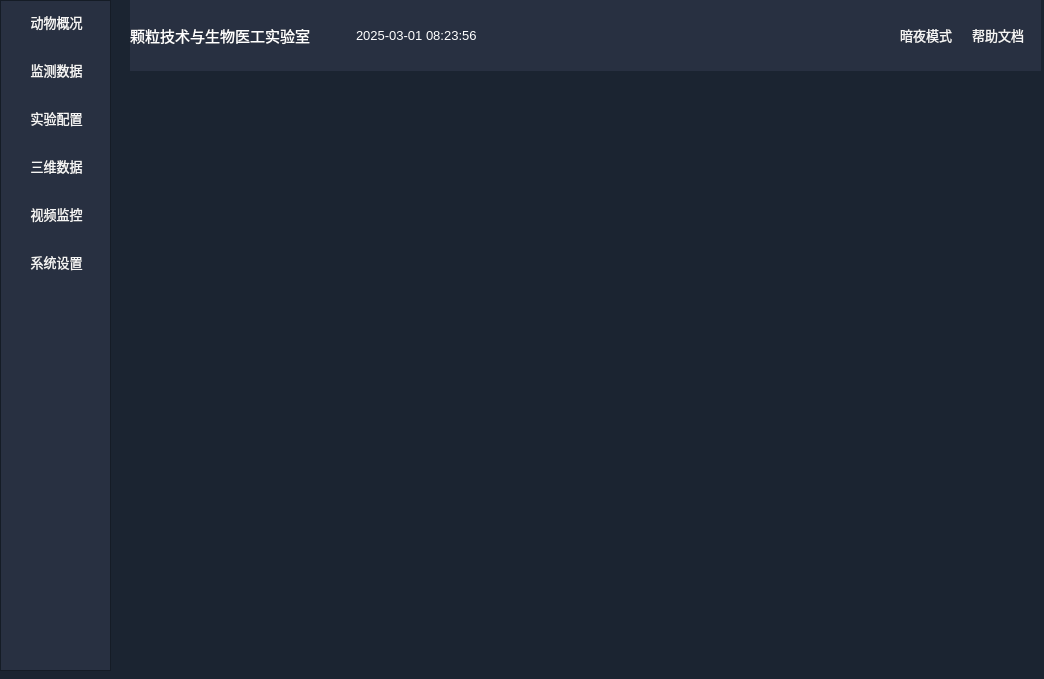
<?xml version="1.0" encoding="UTF-8"?>
<ui version="4.0">
 <class>mainWindow</class>
 <widget class="QWidget" name="mainWindow">
  <property name="enabled">
   <bool>true</bool>
  </property>
  <property name="geometry">
   <rect>
    <x>0</x>
    <y>0</y>
    <width>1044</width>
    <height>679</height>
   </rect>
  </property>
  <property name="font">
   <font>
    <pointsize>8</pointsize>
   </font>
  </property>
  <property name="windowTitle">
   <string>颗粒计数与生物医工实验室上位机</string>
  </property>
  <property name="styleSheet">
   <string notr="true">QWidget{
background:rgb(27,36,49)
}
QVBoxLayout{
border:none;
}
QGraphicsView{
border:1px solid white;
}</string>
  </property>
  <widget class="QWidget" name="verticalLayoutWidget">
   <property name="geometry">
    <rect>
     <x>0</x>
     <y>0</y>
     <width>111</width>
     <height>671</height>
    </rect>
   </property>
   <layout class="QVBoxLayout" name="left_layout">
    <item>
     <widget class="QScrollArea" name="left_layout_scroll">
      <property name="styleSheet">
       <string notr="true">
QPushButton{
	color:rgb(245, 245, 245);
	padding:11px;
	background:rgb(40, 48,65);
border：none;
font-size:13px;
}</string>
      </property>
      <property name="horizontalScrollBarPolicy">
       <enum>Qt::ScrollBarAlwaysOff</enum>
      </property>
      <property name="widgetResizable">
       <bool>true</bool>
      </property>
      <widget class="QWidget" name="left_layout_scroll_widget">
       <property name="geometry">
        <rect>
         <x>0</x>
         <y>0</y>
         <width>107</width>
         <height>667</height>
        </rect>
       </property>
       <property name="styleSheet">
        <string notr="true">background:rgb(40, 48,65);
border:none;</string>
       </property>
       <widget class="QWidget" name="verticalLayoutWidget_5">
        <property name="geometry">
         <rect>
          <x>0</x>
          <y>0</y>
          <width>111</width>
          <height>671</height>
         </rect>
        </property>
        <layout class="QVBoxLayout" name="left_layout_scroll_widget_layout">
         <property name="spacing">
          <number>6</number>
         </property>
         <property name="sizeConstraint">
          <enum>QLayout::SetMinAndMaxSize</enum>
         </property>
         <item>
          <widget class="QPushButton" name="btn1">
           <property name="sizePolicy">
            <sizepolicy hsizetype="Minimum" vsizetype="Maximum">
             <horstretch>20</horstretch>
             <verstretch>21</verstretch>
            </sizepolicy>
           </property>
           <property name="font">
            <font>
             <pointsize>-1</pointsize>
             <bold>false</bold>
            </font>
           </property>
           <property name="styleSheet">
            <string notr="true"/>
           </property>
           <property name="text">
            <string>动物概况</string>
           </property>
           <property name="icon">
            <iconset resource="resource/mainPage.qrc">
             <normaloff>:/icon/generate_white.svg</normaloff>:/icon/generate_white.svg</iconset>
           </property>
           <property name="iconSize">
            <size>
             <width>20</width>
             <height>20</height>
            </size>
           </property>
           <property name="autoDefault">
            <bool>false</bool>
           </property>
           <property name="default">
            <bool>false</bool>
           </property>
           <property name="flat">
            <bool>true</bool>
           </property>
          </widget>
         </item>
         <item>
          <widget class="QPushButton" name="btn2">
           <property name="sizePolicy">
            <sizepolicy hsizetype="Minimum" vsizetype="Maximum">
             <horstretch>20</horstretch>
             <verstretch>21</verstretch>
            </sizepolicy>
           </property>
           <property name="font">
            <font>
             <pointsize>-1</pointsize>
             <bold>false</bold>
            </font>
           </property>
           <property name="styleSheet">
            <string notr="true"/>
           </property>
           <property name="text">
            <string>监测数据</string>
           </property>
           <property name="icon">
            <iconset resource="resource/mainPage.qrc">
             <normaloff>:/icon/market_analysis_white.svg</normaloff>:/icon/market_analysis_white.svg</iconset>
           </property>
           <property name="iconSize">
            <size>
             <width>20</width>
             <height>20</height>
            </size>
           </property>
           <property name="autoDefault">
            <bool>false</bool>
           </property>
           <property name="default">
            <bool>false</bool>
           </property>
           <property name="flat">
            <bool>true</bool>
           </property>
          </widget>
         </item>
         <item>
          <widget class="QPushButton" name="btn3">
           <property name="sizePolicy">
            <sizepolicy hsizetype="Minimum" vsizetype="Maximum">
             <horstretch>20</horstretch>
             <verstretch>21</verstretch>
            </sizepolicy>
           </property>
           <property name="font">
            <font>
             <pointsize>-1</pointsize>
             <bold>false</bold>
            </font>
           </property>
           <property name="styleSheet">
            <string notr="true"/>
           </property>
           <property name="text">
            <string>实验配置</string>
           </property>
           <property name="icon">
            <iconset resource="resource/mainPage.qrc">
             <normaloff>:/icon/setting_config_white.svg</normaloff>:/icon/setting_config_white.svg</iconset>
           </property>
           <property name="iconSize">
            <size>
             <width>20</width>
             <height>20</height>
            </size>
           </property>
           <property name="autoDefault">
            <bool>false</bool>
           </property>
           <property name="default">
            <bool>false</bool>
           </property>
           <property name="flat">
            <bool>true</bool>
           </property>
          </widget>
         </item>
         <item>
          <widget class="QPushButton" name="btn4">
           <property name="sizePolicy">
            <sizepolicy hsizetype="Minimum" vsizetype="Maximum">
             <horstretch>20</horstretch>
             <verstretch>21</verstretch>
            </sizepolicy>
           </property>
           <property name="font">
            <font>
             <pointsize>-1</pointsize>
             <bold>false</bold>
            </font>
           </property>
           <property name="styleSheet">
            <string notr="true"/>
           </property>
           <property name="text">
            <string>三维数据</string>
           </property>
           <property name="icon">
            <iconset resource="resource/mainPage.qrc">
             <normaloff>:/icon/material_three_white.svg</normaloff>:/icon/material_three_white.svg</iconset>
           </property>
           <property name="iconSize">
            <size>
             <width>20</width>
             <height>20</height>
            </size>
           </property>
           <property name="autoDefault">
            <bool>false</bool>
           </property>
           <property name="default">
            <bool>false</bool>
           </property>
           <property name="flat">
            <bool>true</bool>
           </property>
          </widget>
         </item>
         <item>
          <widget class="QPushButton" name="btn5">
           <property name="sizePolicy">
            <sizepolicy hsizetype="Minimum" vsizetype="Maximum">
             <horstretch>20</horstretch>
             <verstretch>21</verstretch>
            </sizepolicy>
           </property>
           <property name="font">
            <font>
             <pointsize>-1</pointsize>
             <bold>false</bold>
            </font>
           </property>
           <property name="styleSheet">
            <string notr="true"/>
           </property>
           <property name="text">
            <string>视频监控</string>
           </property>
           <property name="icon">
            <iconset resource="resource/mainPage.qrc">
             <normaloff>:/icon/monitor_white.svg</normaloff>:/icon/monitor_white.svg</iconset>
           </property>
           <property name="iconSize">
            <size>
             <width>20</width>
             <height>20</height>
            </size>
           </property>
           <property name="autoDefault">
            <bool>false</bool>
           </property>
           <property name="default">
            <bool>false</bool>
           </property>
           <property name="flat">
            <bool>true</bool>
           </property>
          </widget>
         </item>
         <item>
          <widget class="QPushButton" name="btn6">
           <property name="sizePolicy">
            <sizepolicy hsizetype="Minimum" vsizetype="Maximum">
             <horstretch>20</horstretch>
             <verstretch>21</verstretch>
            </sizepolicy>
           </property>
           <property name="font">
            <font>
             <pointsize>-1</pointsize>
             <bold>false</bold>
            </font>
           </property>
           <property name="styleSheet">
            <string notr="true"/>
           </property>
           <property name="text">
            <string>系统设置</string>
           </property>
           <property name="icon">
            <iconset resource="resource/mainPage.qrc">
             <normaloff>:/icon/setting_computer_white.svg</normaloff>:/icon/setting_computer_white.svg</iconset>
           </property>
           <property name="iconSize">
            <size>
             <width>20</width>
             <height>20</height>
            </size>
           </property>
           <property name="autoDefault">
            <bool>false</bool>
           </property>
           <property name="default">
            <bool>false</bool>
           </property>
           <property name="flat">
            <bool>true</bool>
           </property>
          </widget>
         </item>
         <item>
          <spacer name="left_layout_spacer">
           <property name="orientation">
            <enum>Qt::Vertical</enum>
           </property>
           <property name="sizeType">
            <enum>QSizePolicy::Expanding</enum>
           </property>
           <property name="sizeHint" stdset="0">
            <size>
             <width>20</width>
             <height>40</height>
            </size>
           </property>
          </spacer>
         </item>
        </layout>
       </widget>
      </widget>
     </widget>
    </item>
   </layout>
  </widget>
  <widget class="QWidget" name="horizontalLayoutWidget">
   <property name="geometry">
    <rect>
     <x>130</x>
     <y>0</y>
     <width>911</width>
     <height>71</height>
    </rect>
   </property>
   <layout class="QHBoxLayout" name="top_layout">
    <item>
     <widget class="QScrollArea" name="top_layout_scroll">
      <property name="styleSheet">
       <string notr="true">border:none;</string>
      </property>
      <property name="verticalScrollBarPolicy">
       <enum>Qt::ScrollBarAlwaysOff</enum>
      </property>
      <property name="widgetResizable">
       <bool>true</bool>
      </property>
      <widget class="QWidget" name="top_layout_scroll_content">
       <property name="geometry">
        <rect>
         <x>0</x>
         <y>0</y>
         <width>909</width>
         <height>69</height>
        </rect>
       </property>
       <property name="styleSheet">
        <string notr="true">background:rgb(40, 48,65);</string>
       </property>
       <widget class="QWidget" name="horizontalLayoutWidget_2">
        <property name="geometry">
         <rect>
          <x>0</x>
          <y>0</y>
          <width>901</width>
          <height>71</height>
         </rect>
        </property>
        <layout class="QHBoxLayout" name="top_layout_scroll_content_layout">
         <item>
          <widget class="QPushButton" name="logolabel_btn">
           <property name="sizePolicy">
            <sizepolicy hsizetype="Minimum" vsizetype="Maximum">
             <horstretch>20</horstretch>
             <verstretch>21</verstretch>
            </sizepolicy>
           </property>
           <property name="baseSize">
            <size>
             <width>1</width>
             <height>0</height>
            </size>
           </property>
           <property name="font">
            <font>
             <pointsize>-1</pointsize>
             <bold>false</bold>
            </font>
           </property>
           <property name="styleSheet">
            <string notr="true">*{
color:white;
font-size:15px;
}</string>
           </property>
           <property name="text">
            <string>颗粒技术与生物医工实验室</string>
           </property>
           <property name="icon">
            <iconset resource="resource/mainPage.qrc">
             <normaloff>:/images/mouse.png</normaloff>:/images/mouse.png</iconset>
           </property>
           <property name="iconSize">
            <size>
             <width>50</width>
             <height>50</height>
            </size>
           </property>
           <property name="autoDefault">
            <bool>false</bool>
           </property>
           <property name="default">
            <bool>false</bool>
           </property>
           <property name="flat">
            <bool>true</bool>
           </property>
          </widget>
         </item>
         <item>
          <spacer name="top_layout_spacer1">
           <property name="orientation">
            <enum>Qt::Horizontal</enum>
           </property>
           <property name="sizeHint" stdset="0">
            <size>
             <width>80</width>
             <height>20</height>
            </size>
           </property>
          </spacer>
         </item>
         <item>
          <widget class="QLabel" name="time_label">
           <property name="font">
            <font>
             <pointsize>10</pointsize>
            </font>
           </property>
           <property name="styleSheet">
            <string notr="true">color:white;</string>
           </property>
           <property name="text">
            <string>2025-03-01 08:23:56</string>
           </property>
          </widget>
         </item>
         <item>
          <spacer name="top_layout_spacer2">
           <property name="orientation">
            <enum>Qt::Horizontal</enum>
           </property>
           <property name="sizeType">
            <enum>QSizePolicy::Expanding</enum>
           </property>
           <property name="sizeHint" stdset="0">
            <size>
             <width>450</width>
             <height>20</height>
            </size>
           </property>
          </spacer>
         </item>
         <item>
          <widget class="QPushButton" name="mode_btn">
           <property name="sizePolicy">
            <sizepolicy hsizetype="Minimum" vsizetype="Maximum">
             <horstretch>20</horstretch>
             <verstretch>21</verstretch>
            </sizepolicy>
           </property>
           <property name="font">
            <font>
             <pointsize>-1</pointsize>
             <bold>false</bold>
            </font>
           </property>
           <property name="styleSheet">
            <string notr="true">QPushButton{
	color:rgb(245, 245, 245);
	padding:7px;
	background:rgb(40, 48,65);
border：none;
font-size:13px;
}</string>
           </property>
           <property name="text">
            <string>暗夜模式</string>
           </property>
           <property name="icon">
            <iconset resource="resource/mainPage.qrc">
             <normaloff>:/icon/dark_mode_white.svg</normaloff>:/icon/dark_mode_white.svg</iconset>
           </property>
           <property name="iconSize">
            <size>
             <width>24</width>
             <height>24</height>
            </size>
           </property>
           <property name="autoDefault">
            <bool>false</bool>
           </property>
           <property name="default">
            <bool>false</bool>
           </property>
           <property name="flat">
            <bool>true</bool>
           </property>
          </widget>
         </item>
         <item>
          <widget class="QPushButton" name="help_btn">
           <property name="sizePolicy">
            <sizepolicy hsizetype="Minimum" vsizetype="Maximum">
             <horstretch>20</horstretch>
             <verstretch>21</verstretch>
            </sizepolicy>
           </property>
           <property name="font">
            <font>
             <pointsize>-1</pointsize>
             <bold>false</bold>
            </font>
           </property>
           <property name="styleSheet">
            <string notr="true">QPushButton{
	color:rgb(245, 245, 245);
	padding:7px;
	background:rgb(40, 48,65);
border：none;
font-size:13px;
}</string>
           </property>
           <property name="text">
            <string>帮助文档</string>
           </property>
           <property name="icon">
            <iconset resource="resource/mainPage.qrc">
             <normaloff>:/icon/help_white.svg</normaloff>:/icon/help_white.svg</iconset>
           </property>
           <property name="iconSize">
            <size>
             <width>24</width>
             <height>24</height>
            </size>
           </property>
           <property name="autoDefault">
            <bool>false</bool>
           </property>
           <property name="default">
            <bool>false</bool>
           </property>
           <property name="flat">
            <bool>true</bool>
           </property>
          </widget>
         </item>
        </layout>
       </widget>
      </widget>
     </widget>
    </item>
   </layout>
  </widget>
 </widget>
 <resources>
  <include location="resource/mainPage.qrc"/>
 </resources>
 <connections/>
</ui>
